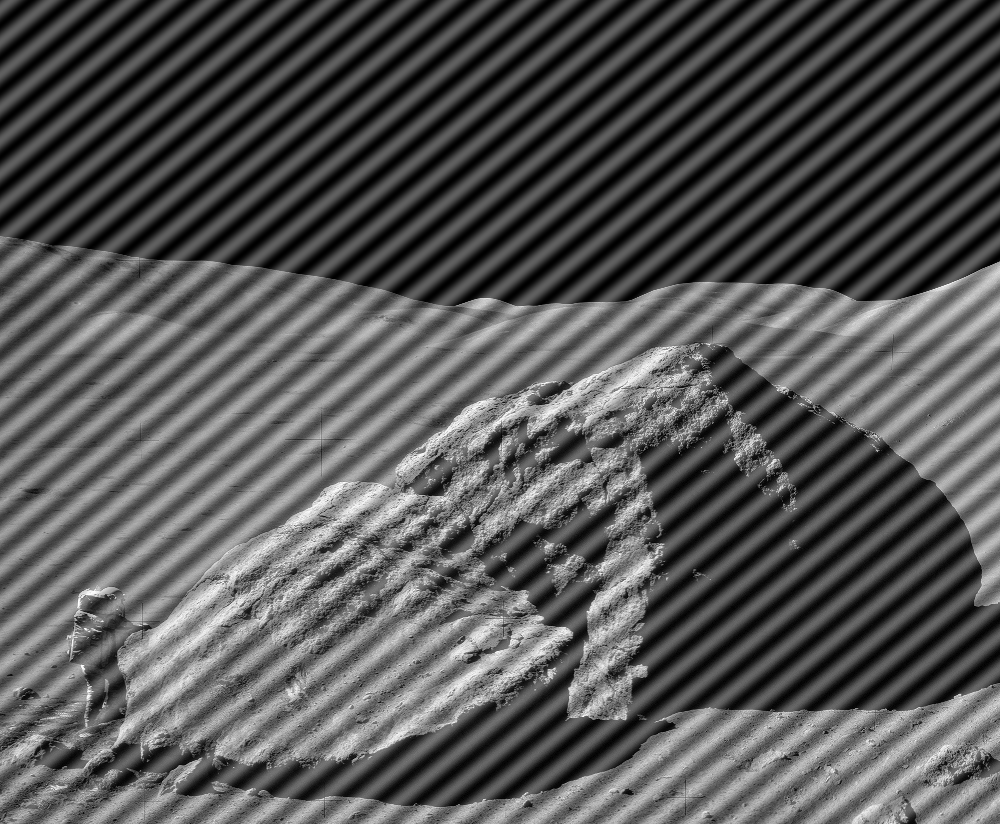
#> input picture CH4_2/astronaut-interference.tif, 1000 x 824 px
$ jupyter execute DIP4_2.ipynb
#> lines starting #> are read from the running program, lines starting #| are printed output that depends on the picture
[cell 1]
from PIL import Image
import numpy as np
from skimage import io
import matplotlib.pyplot as plt
import cv2
import copy

[cell 2]
from PIL import Image
import numpy as np
import matplotlib.pyplot as plt
import cv2
img_as = Image.open('astronaut-interference.tif')
#> img_as is the input picture: PIL image 1000x824 L; min 0, max 255, mean 86.7
img_as = np.asarray(img_as)
img_as = cv2.copyMakeBorder(img_as,0,img_as.shape[0],0,img_as.shape[1],cv2.BORDER_CONSTANT,value=0)
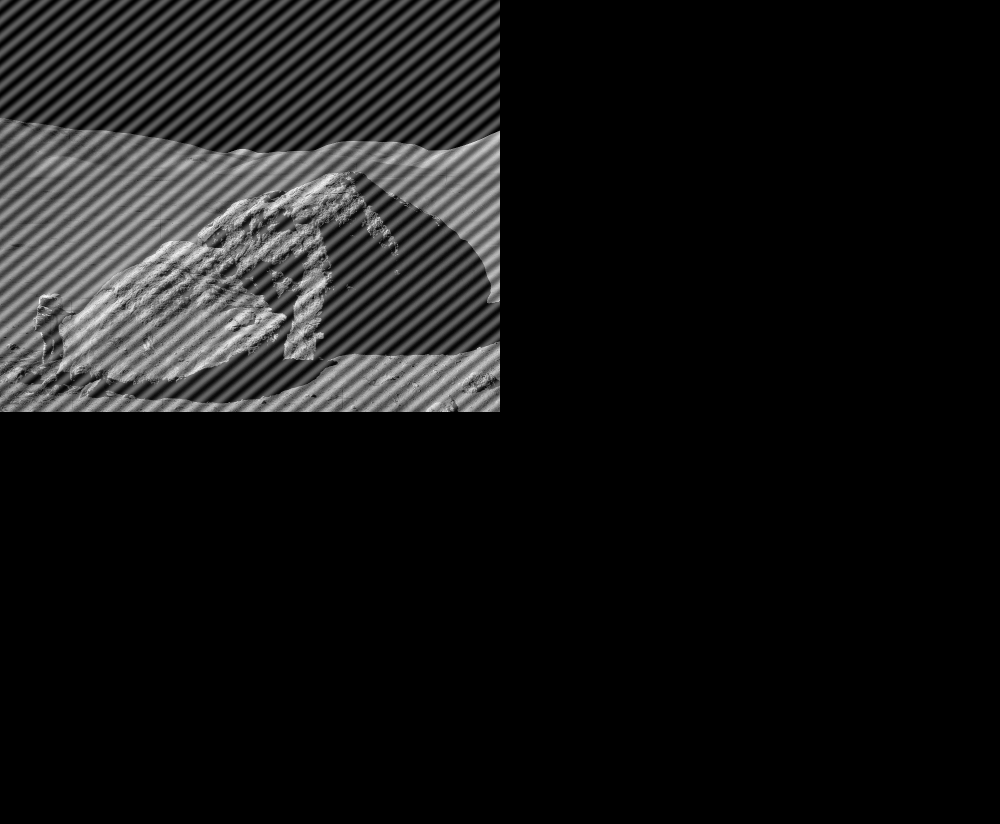
#> img_as: shape (1648, 2000) (shown at 1/2 size); min 0, max 255, mean 21.7
f = np.fft.fft2(img_as)
fshift_as = np.fft.fftshift(f)
dft_as = np.log(1+np.abs(fshift_as))
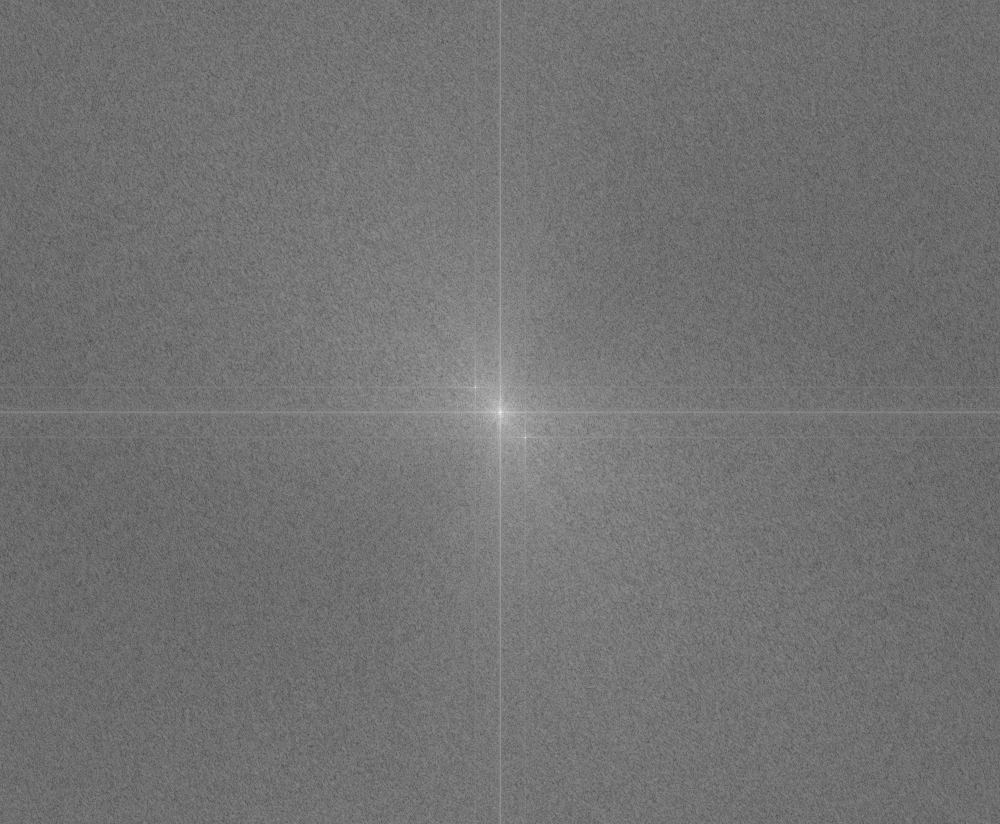
#> dft_as: shape (1648, 2000) float64 (shown at 1/2 size); min 1.49, max 18.08, mean 8.95; drawn with min black and max white
points_as = [[774.5,950.5],[874.5,1050.5]]
m = fshift_as.shape[0]
#> m = 1648
n = fshift_as.shape[1]
#> n = 2000
for u in range(m):
    for v in range(n):
        for d in range(len(points_as)):
            u0 = points_as[d][0]
            v0 = points_as[d][1]
            d1 = pow(pow(u - u0, 2) + pow(v - v0, 2), 0.5)
            d2 = pow(pow(u + u0, 2) + pow(v + v0, 2), 0.5)
            fshift_as[u][v] *= (1.0/(1+pow((9/d1),4)))*(1.0/(1+pow((9/d2),4)))
f_ishift_as = np.fft.ifftshift(fshift_as)
img_back_as = np.fft.ifft2(f_ishift_as)
img_back_as = np.abs(img_back_as)
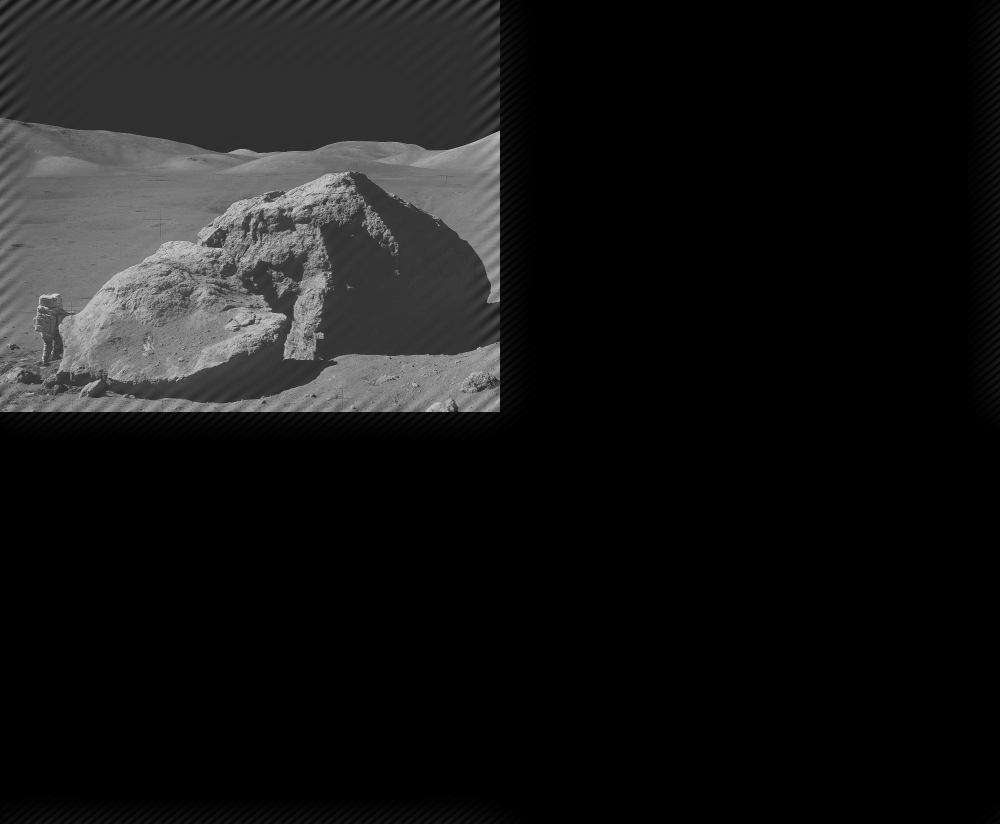
#> img_back_as: shape (1648, 2000) float64 (shown at 1/2 size); min 1.5e-08, max 212.3, mean 22.2
img_recon = img_back_as[:int(img_as.shape[0]/2),:int(img_as.shape[1]/2)]
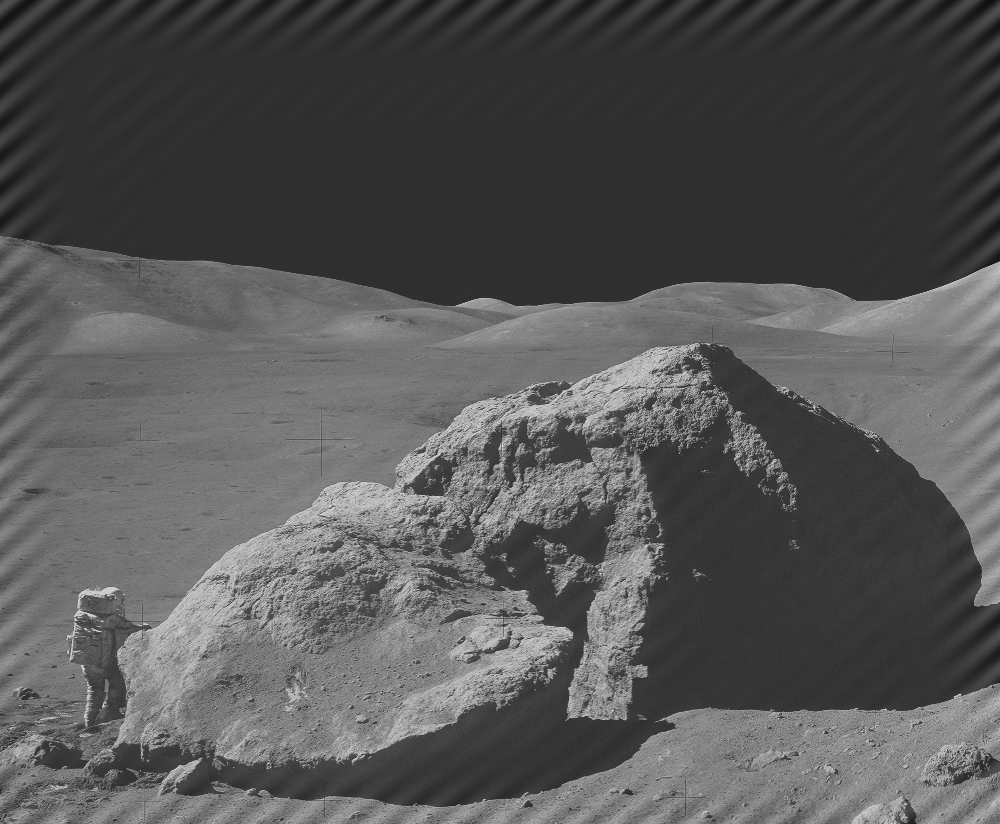
#> img_recon: shape (824, 1000) float64; min 14.21, max 212.3, mean 86.7
plt.imshow(img_recon,'gray')
plt.savefig('as_recon.jpg')
plt.show()

[cell 3]
plt.imshow(dft_as,'gray')
plt.savefig('dft_as.jpg')
plt.show()

[cell 4]
dft_filtered = np.log(1+np.abs(fshift_as))
plt.imshow(dft_filtered,'gray')
plt.savefig('dft_as_recon.jpg')
plt.show()

[cell 5]
img_car = Image.open('car-moire-pattern.tif')
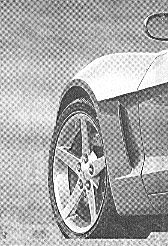
#> input picture CH4_2/car-moire-pattern.tif, 168 x 246 px
#> img_car is the input picture: PIL image 168x246 L; min 0, max 255, mean 169.7
img_car = np.asarray(img_car)
f_car = np.fft.fft2(img_car)
fshift_car = np.fft.fftshift(f_car)
dft_car = np.log(1+np.abs(fshift_car))
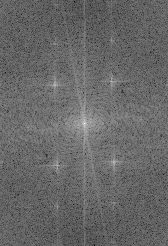
#> dft_car: shape (246, 168) float64; min 3.13, max 15.76, mean 8.28; drawn with min black and max white
points_car = [[81.5,111.5],[40.5,111.5],[44.5,54.5],[85.5,55.5],[165.5,57.5],[206.5,57.5],[161.5,113.5],[202.5,114.5]]
m = fshift_car.shape[0]
#> m = 246
n = fshift_car.shape[1]
#> n = 168
for u in range(m):
    for v in range(n):
        for d in range(len(points_car)):
            u0 = points_car[d][0]
            v0 = points_car[d][1]
            d1 = pow(pow(u - u0, 2) + pow(v - v0, 2), 0.5)
            d2 = pow(pow(u + u0, 2) + pow(v + v0, 2), 0.5)
            fshift_car[u][v] *= (1.0/(1+pow((9/d1),4)))*(1.0/(1+pow((9/d2),4)))
f_ishift_car = np.fft.ifftshift(fshift_car)
img_back_car = np.fft.ifft2(f_ishift_car)
img_back_car = np.abs(img_back_car)
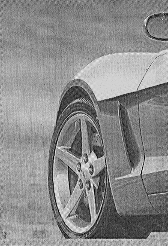
#> img_back_car: shape (246, 168) float64; min 0.699, max 307.8, mean 168.8; drawn with min black and max white
plt.imshow(img_back_car,'gray')
plt.savefig('car_recon.jpg')
plt.show()

[cell 6]
plt.imshow(dft_car,'gray')
plt.savefig('dft_car.jpg')
plt.show()

[cell 7]
dft_filtered_car = np.log(1+np.abs(fshift_car))
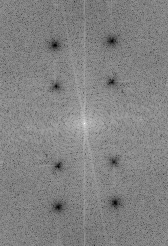
#> dft_filtered_car: shape (246, 168) float64; min 0.0832, max 15.76, mean 8.12; drawn with min black and max white
plt.imshow(dft_filtered_car,'gray')
plt.savefig('dft_car_recon.jpg')
plt.show()
